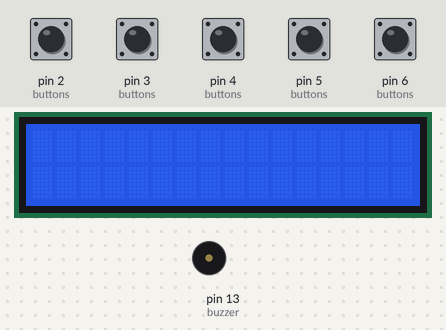
The sketch below on a simulated Arduino Uno, built with avr-gcc and run on an emulated ATmega328P. Shown: 16×2 character LCD, buzzer (waves = sounding). The test bench sets the inputs (shaded band); at power-on: pin 2 (buttons), pin 3 (buttons), pin 4 (buttons), pin 5 (buttons), pin 6 (buttons) HIGH.

Above: at 1.2 s.
1.3 s: pin 2 (buttons) pulled LOW for 1 s
At 3.6 s:
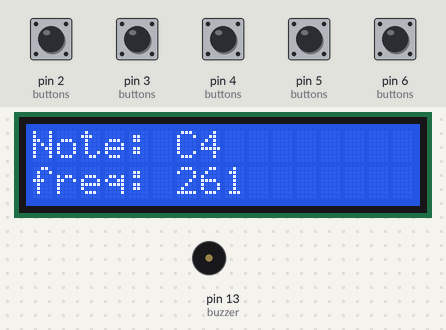
3.9 s: pin 3 (buttons) pulled LOW for 0.15 s
At 4.7 s:
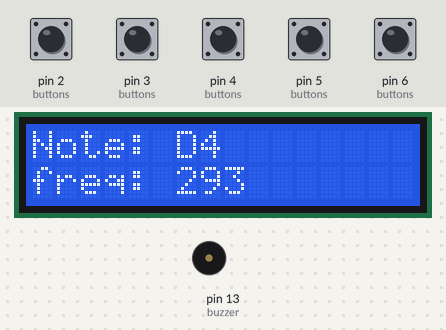
5.9 s: pin 4 (buttons) pulled LOW for 0.15 s
At 7.4 s:
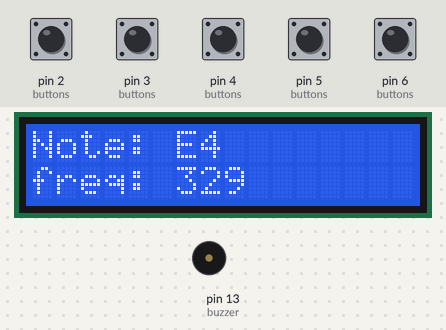
7.9 s: pin 5 (buttons) pulled LOW for 0.15 s
At 8.9 s:
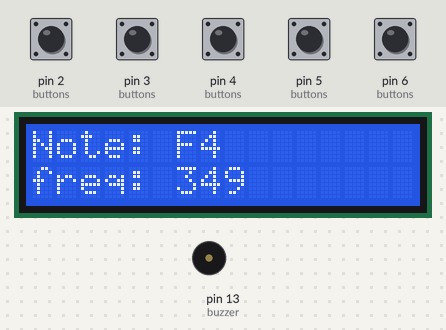
9.9 s: pin 6 (buttons) pulled LOW for 0.15 s
At 11.6 s:
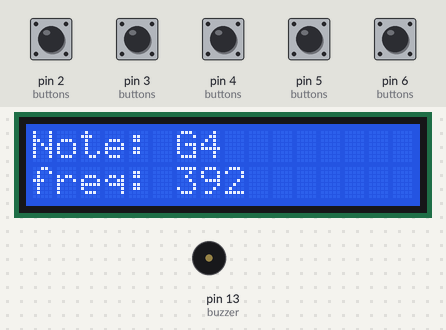
11.9 s: pin 2 (buttons) pulled LOW for 0.15 s
At 12.15 s:
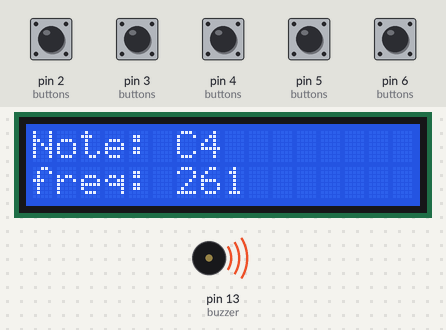
Timing chart, 0 to 14.9 s (numbered marks = the images above; inputs shaded):
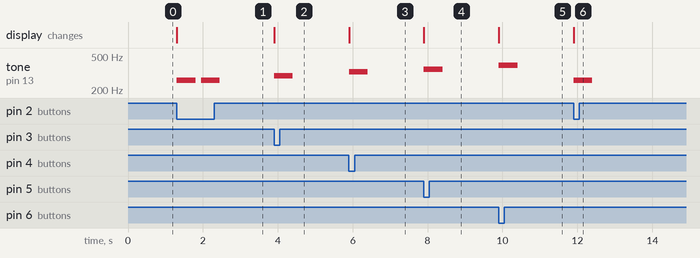

The sketch:

4_piano.ino
```cpp
// DIGITAL PIANO

#include <LiquidCrystal.h>

LiquidCrystal lcd(7, 8, 9, 10, 11, 12); // Establishes a connection between the Arduino pins and the LCD

int buzzer = 13;

int button1 = 2;
int button2 = 3;
int button3 = 4;
int button4 = 5;
int button5 = 6;

int buttons[] = {button1, button2, button3, button4, button5};
int freq[] = {261, 293, 329, 349, 392};
char notes[][3] = {"C4","D4","E4","F4","G4"}; // This is a multi-dimensional array, where each character is treated as an individual array


void setup() {

  lcd.begin(16,2); // Indicates the maximum number of columns and rows of the LCD respectively

  pinMode(buzzer, OUTPUT);

  for (int i=0 ; i<5; i++){
    pinMode(buttons[i], INPUT_PULLUP);
  }
}

void loop(){
  for (int i=0 ; i<5; i++){
    if (digitalRead(buttons[i]) == LOW){

      lcd.setCursor(0,0); // sets the cursor at the location where text is updated every time a button is pressed
      lcd.print("Note: ");
      lcd.print(notes[i]);

      lcd.setCursor(0,1);
      lcd.print("freq: ");
      lcd.print(freq[i]);

      tone(buzzer, freq[i], 500);
      delay(650);
    }
  }
}
```

Measured:
- after the input at 1.3 s, tone on pin 13 (buzzer): alternates 261 Hz for 0.50 s and silent for 0.15 s, 4 changes in all, then stays silent, starting at once; the display: changes at once (image 1)
- after the input at 3.9 s, tone on pin 13 (buzzer): silent → 293 Hz at once, → silent 0.50 s later; the display: changes at once (image 2)
- after the input at 5.9 s, tone on pin 13 (buzzer): silent → 329 Hz at once, → silent 0.50 s later; the display: changes at once (image 3)
- after the input at 7.9 s, tone on pin 13 (buzzer): silent → 349 Hz at once, → silent 0.50 s later; the display: changes at once (image 4)
- after the input at 9.9 s, tone on pin 13 (buzzer): silent → 392 Hz at once, → silent 0.50 s later; the display: changes at once (image 5)
- after the input at 11.9 s, tone on pin 13 (buzzer): silent → 261 Hz at once, → silent 0.50 s later; the display: changes at once (image 6)
